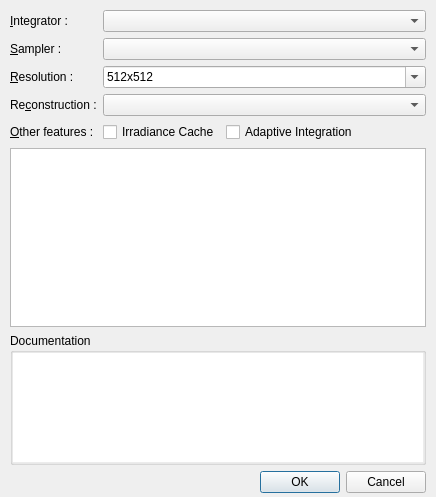
<?xml version="1.0" encoding="UTF-8"?>
<ui version="4.0">
 <class>RenderSettingsDialog</class>
 <widget class="QDialog" name="RenderSettingsDialog">
  <property name="geometry">
   <rect>
    <x>0</x>
    <y>0</y>
    <width>436</width>
    <height>497</height>
   </rect>
  </property>
  <property name="windowTitle">
   <string>Render settings</string>
  </property>
  <layout class="QGridLayout" name="gridLayout" rowstretch="0,0,0,0,5,0,0,0" columnstretch="0,0,1">
   <property name="leftMargin">
    <number>10</number>
   </property>
   <property name="topMargin">
    <number>10</number>
   </property>
   <property name="rightMargin">
    <number>10</number>
   </property>
   <property name="bottomMargin">
    <number>4</number>
   </property>
   <item row="0" column="1" colspan="2">
    <widget class="QComboBox" name="integratorBox"/>
   </item>
   <item row="1" column="1" colspan="2">
    <widget class="QComboBox" name="samplerBox"/>
   </item>
   <item row="2" column="1" colspan="2">
    <widget class="QComboBox" name="resolutionBox">
     <property name="editable">
      <bool>true</bool>
     </property>
     <item>
      <property name="text">
       <string>512x512</string>
      </property>
     </item>
     <item>
      <property name="text">
       <string>640x480</string>
      </property>
     </item>
     <item>
      <property name="text">
       <string>768x512</string>
      </property>
     </item>
     <item>
      <property name="text">
       <string>768x576</string>
      </property>
     </item>
     <item>
      <property name="text">
       <string>1024x768</string>
      </property>
     </item>
     <item>
      <property name="text">
       <string>1024x1024</string>
      </property>
     </item>
     <item>
      <property name="text">
       <string>1280x720</string>
      </property>
     </item>
     <item>
      <property name="text">
       <string>1280x1024</string>
      </property>
     </item>
     <item>
      <property name="text">
       <string>1920x1080</string>
      </property>
     </item>
    </widget>
   </item>
   <item row="3" column="1" colspan="2">
    <widget class="QComboBox" name="rFilterBox"/>
   </item>
   <item row="4" column="1">
    <widget class="QCheckBox" name="icBox">
     <property name="text">
      <string>Irradiance Cache</string>
     </property>
    </widget>
   </item>
   <item row="4" column="2">
    <widget class="QCheckBox" name="aiBox">
     <property name="text">
      <string>Adaptive Integration</string>
     </property>
    </widget>
   </item>
   <item row="5" column="0" colspan="3">
    <widget class="QTreeView" name="treeView"/>
   </item>
   <item row="7" column="0" colspan="3">
    <widget class="QDialogButtonBox" name="buttonBox">
     <property name="standardButtons">
      <set>QDialogButtonBox::Cancel|QDialogButtonBox::Ok</set>
     </property>
    </widget>
   </item>
   <item row="6" column="0" colspan="3">
    <widget class="QGroupBox" name="groupBox">
     <property name="maximumSize">
      <size>
       <width>16777215</width>
       <height>171</height>
      </size>
     </property>
     <property name="title">
      <string>Documentation</string>
     </property>
     <property name="flat">
      <bool>false</bool>
     </property>
     <layout class="QGridLayout" name="gridLayout_2">
      <property name="margin">
       <number>0</number>
      </property>
      <property name="spacing">
       <number>4</number>
      </property>
      <item row="0" column="0">
       <widget class="QTextEdit" name="helpViewer">
        <property name="enabled">
         <bool>true</bool>
        </property>
        <property name="minimumSize">
         <size>
          <width>0</width>
          <height>60</height>
         </size>
        </property>
        <property name="maximumSize">
         <size>
          <width>16777215</width>
          <height>122</height>
         </size>
        </property>
        <property name="frameShape">
         <enum>QFrame::NoFrame</enum>
        </property>
        <property name="frameShadow">
         <enum>QFrame::Sunken</enum>
        </property>
        <property name="readOnly">
         <bool>true</bool>
        </property>
        <property name="html">
         <string>&lt;!DOCTYPE HTML PUBLIC &quot;-//W3C//DTD HTML 4.0//EN&quot; &quot;http://www.w3.org/TR/REC-html40/strict.dtd&quot;&gt;
&lt;html&gt;&lt;head&gt;&lt;meta name=&quot;qrichtext&quot; content=&quot;1&quot; /&gt;&lt;style type=&quot;text/css&quot;&gt;
p, li { white-space: pre-wrap; }
&lt;/style&gt;&lt;/head&gt;&lt;body style=&quot; font-family:'Sans'; font-size:10pt; font-weight:400; font-style:normal;&quot;&gt;
&lt;p style=&quot;-qt-paragraph-type:empty; margin-top:0px; margin-bottom:0px; margin-left:0px; margin-right:0px; -qt-block-indent:0; text-indent:0px; font-family:'Lucida Grande'; font-size:13pt;&quot;&gt;&lt;/p&gt;&lt;/body&gt;&lt;/html&gt;</string>
        </property>
        <property name="textInteractionFlags">
         <set>Qt::NoTextInteraction</set>
        </property>
       </widget>
      </item>
     </layout>
    </widget>
   </item>
   <item row="2" column="0">
    <widget class="QLabel" name="label_5">
     <property name="text">
      <string>&amp;Resolution :</string>
     </property>
     <property name="buddy">
      <cstring>resolutionBox</cstring>
     </property>
    </widget>
   </item>
   <item row="1" column="0">
    <widget class="QLabel" name="label_2">
     <property name="text">
      <string>&amp;Sampler :</string>
     </property>
     <property name="buddy">
      <cstring>samplerBox</cstring>
     </property>
    </widget>
   </item>
   <item row="0" column="0">
    <widget class="QLabel" name="label">
     <property name="text">
      <string>&amp;Integrator :</string>
     </property>
     <property name="buddy">
      <cstring>integratorBox</cstring>
     </property>
    </widget>
   </item>
   <item row="4" column="0">
    <widget class="QLabel" name="label_4">
     <property name="text">
      <string>&amp;Other features :</string>
     </property>
     <property name="buddy">
      <cstring>icBox</cstring>
     </property>
    </widget>
   </item>
   <item row="3" column="0">
    <widget class="QLabel" name="label_6">
     <property name="text">
      <string>Re&amp;construction :</string>
     </property>
     <property name="buddy">
      <cstring>rFilterBox</cstring>
     </property>
    </widget>
   </item>
  </layout>
 </widget>
 <tabstops>
  <tabstop>integratorBox</tabstop>
  <tabstop>samplerBox</tabstop>
  <tabstop>resolutionBox</tabstop>
  <tabstop>rFilterBox</tabstop>
  <tabstop>icBox</tabstop>
  <tabstop>aiBox</tabstop>
  <tabstop>treeView</tabstop>
  <tabstop>helpViewer</tabstop>
  <tabstop>buttonBox</tabstop>
 </tabstops>
 <resources/>
 <connections>
  <connection>
   <sender>buttonBox</sender>
   <signal>rejected()</signal>
   <receiver>RenderSettingsDialog</receiver>
   <slot>reject()</slot>
   <hints>
    <hint type="sourcelabel">
     <x>293</x>
     <y>444</y>
    </hint>
    <hint type="destinationlabel">
     <x>408</x>
     <y>316</y>
    </hint>
   </hints>
  </connection>
  <connection>
   <sender>buttonBox</sender>
   <signal>accepted()</signal>
   <receiver>RenderSettingsDialog</receiver>
   <slot>accept()</slot>
   <hints>
    <hint type="sourcelabel">
     <x>371</x>
     <y>449</y>
    </hint>
    <hint type="destinationlabel">
     <x>411</x>
     <y>417</y>
    </hint>
   </hints>
  </connection>
 </connections>
</ui>
